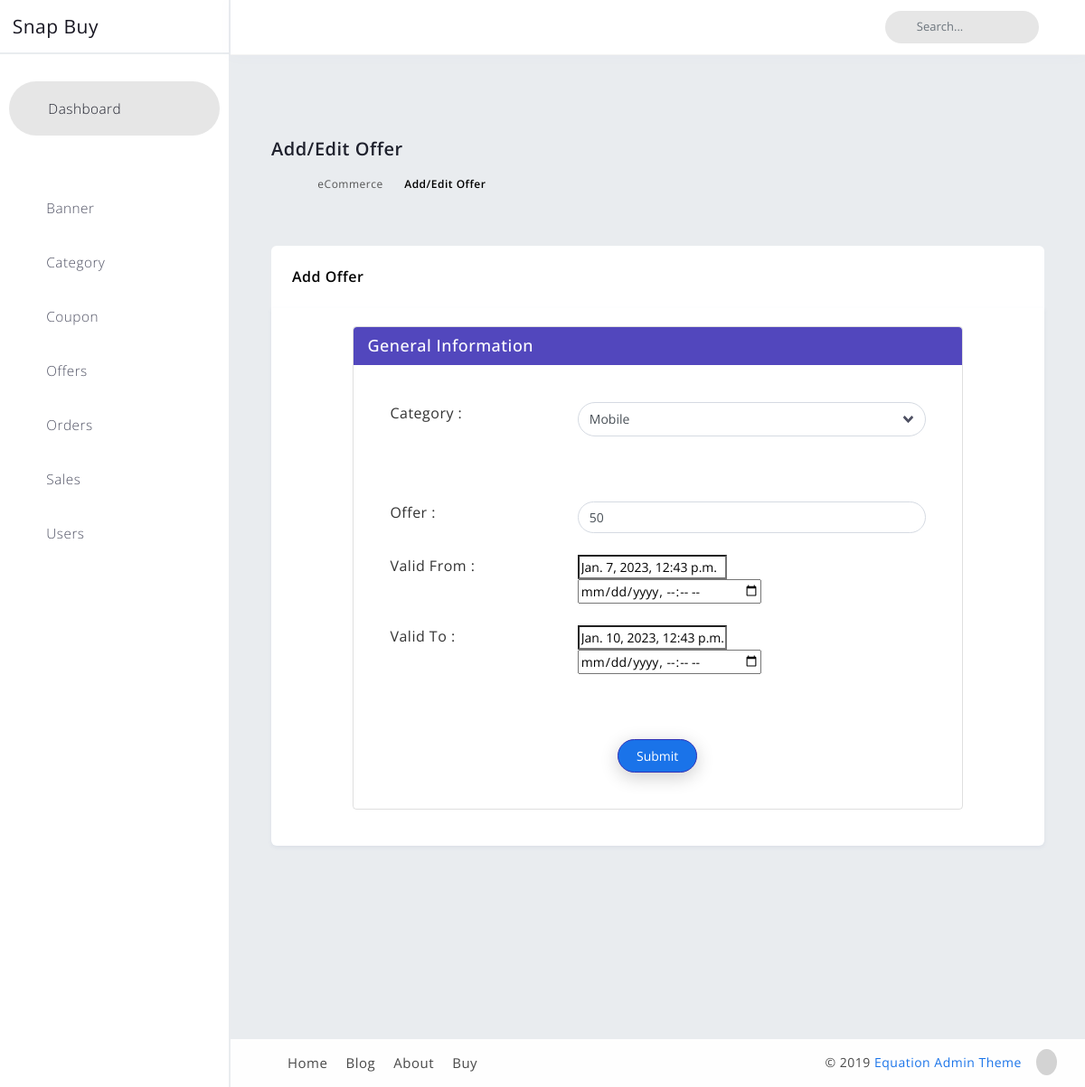
Screenshot of /myadmin/edit-category-offer/11/ with the database file from the repository.
### category_adminside/models.py (models this page shows, shortened)
class CategoryOffer(models.Model):
    category = models.ForeignKey(Category, on_delete=models.CASCADE)
    offer = models.IntegerField(validators=[MinValueValidator(0),MaxValueValidator(100)])
    valid_from = models.DateTimeField()
    valid_to = models.DateTimeField()

class Category(models.Model):
    title =      models.CharField(max_length=200)
    details =     models.TextField()
    cat_image =   models.ImageField(upload_to='categoryimage')
    created_at =  models.DateTimeField(auto_now_add=True)
    def __str__(self):
        return self.title

### myadmin/views.py (the view, shortened to what this page needs)
# urls.py: path('edit-category-offer/<int:id>/',views.edit_catoffer,name='edit_cat_offer'),
def edit_catoffer(request,id):
    try:
         catoffer = CategoryOffer.objects.get(id = id)  #getting the category ,which is to be edited.
    except:
        pass
    category = Category.objects.all()
    a = catoffer.valid_from.strftime("%d/%m/%Y, %H:%M")
    context = {
        'category':category,
        'catoffer':catoffer,
    }
    return render(request,'cat_adminside/addoffer.html',context)

### newcart/views.py (called while the page is built)
def _cart_id_(request):
    cart = request.session.session_key
    if not cart:
        cart = request.session.create()
    return cart

### templates/cat_adminside/addoffer.html (shortened to what this page needs)
{% extends 'cat_adminside/cat_adminbase.html' %}
{% load static %}
{% block blockcontent %}
        <div id="content" class="main-content">
            <div class="container">
                <div class="page-header">
                    <div class="page-title">
                        <h3>Add/Edit Offer</h3>
                        <div class="crumbs">
                            <ul id="breadcrumbs" class="breadcrumb">
                                <li><a href="index.html"><i class="flaticon-home-fill"></i></a></li>
                                <li><a href="#">eCommerce</a></li>
                                <li class="active"><a href="#">Add/Edit Offer</a> </li>
                            </ul>
                        </div>
                    </div>
                </div>
                <div class="row">
                    <div class="col-xl-12 col-lg-12 col-md-12 col-sm-12 col-12 layout-spacing">
                        <div class="statbox widget box box-shadow">
                            <div class="widget-header">
                                <div class="row">
                                    <div class="col-xl-12 col-md-12 col-sm-12 col-12">
                                        <h4>Add Offer </h4>
                                    </div>
                                </div>
                            </div>
                            <div class="widget-content widget-content-area add-category">
                                <div class="row">
                                    <div class="mx-xl-auto col-xl-10 col-md-12">
                                        <div class="card card-default">
                                            <div class="card-heading"><h2 class="card-title"><span>General Information</span></h2></div>
                                            <div class="card-body">
                                                <div class="card-body">
                                                    <form class="form-horizontal" method="POST" enctype="multipart/form-data">
                                                        <div class="form-group mb-4">
                                                            <div class="row">
                                                                <label class="col-md-4">Category :</label>
                                                                <div class="col-md-8">
                                                                    <select class="form-control form-custom mb-4" name="category">
                                                                        <option value="{{catoffer.category.id}}">{{catoffer.category}}</option>
                                                                    </select>
                                                                </div>
                                                            </div>
                                                        </div>
                                                        <div class="form-group mb-4 mt-5">
                                                            <div class="row">
                                                                <label class="col-md-4">Offer  :</label>
                                                                <div class="col-md-8">
                                                                    <input class="form-control" value="{{catoffer.offer}}" name="offer" type="text" >
                                                                </div>
                                                            </div>
                                                        </div>
                                                        <div class="form-group mb-4">
                                                            <div class="row">
                                                                <label class="col-md-4">Valid From :</label>
                                                                <div class="col-md-8">
                                                                    {% if catoffer %}
                                                                    <input name="from" type="" value="{{catoffer.valid_from}}">
                                                                    <br>
                                                                    <input type="datetime-local" name="from">
                                                                    {% else %}
                                                                    <input type="datetime-local" name="from">
                                                                    <span class="text-danger" id="desc-error" ></span>
                                                                    {% endif %}
                                                                </div>
                                                            </div>
                                                        </div>
                                                        <div class="form-group mb-4">
                                                            <div class="row">
                                                                <label class="col-md-4">Valid To :</label>
                                                                <div class="col-md-8">
                                                                    <input  value="{{catoffer.valid_to}}">
                                                                    <br>
                                                                    <input type="datetime-local" value="{{cat_offer.valid_to}}" name="to">
                                                                </div>
                                                            </div>
                                                        </div>
                                                        <div class="align-center">
                                                            <button type="submit" class="btn btn-primary mt-5 ms-5 " onclick="return formvalidation()">Submit</button>
                                                        </div>
                                                    </form>
                                                </div>
                                            </div>
                                        </div>
                                    </div>
                                </div>
                            </div>
                        </div>
                    </div>
                </div>
            </div>
        </div>
{% endblock  %}

### static/adminstyles/assets/css/ecommerce/product-details-2.css (style rules this page uses)
.form-control { border-radius: 4px; border-color: #d5dae2; }

### static/adminstyles/assets/css/ecommerce/addedit_product.css (style rules this page uses)
.row .col-lg-12 .widget .widget-header h4 { color: #000; }
.form-control { font-size: 14px; border-radius: 30px; }
.align-center { text-align: right; margin: 0 auto; }
.card { margin-bottom: 20px; background-color: transparent; }
.card-default > .card-heading { color: #ffffff; padding: 10px 15px; background-color: #5247bd; border-top-left-radius: 4px; border-top-right-radius: 4px; border-bottom: 1px solid #ffffff; }
.card-title { margin: 0px; font-size: 18px; font-weight: 500; }
.form-horizontal .form-group label { font-size: 16px; color: #3b3f5c; }

### static/adminstyles/assets/css/ecommerce/addedit_categories.css (style rules this page uses)
.row .col-lg-12 .widget .widget-header h4 { color: #000; }
.form-control { font-size: 14px; border-radius: 30px; }
.add-category .btn, .add-sub-category .btn { color: #fff; background-color: #3232b7; border-color: #3232b7; border-radius: 30px; box-shadow: 0px 5px 20px 0 rgba(0, 0, 0, 0.2); will-change: opacity, transform; transition: all 0.3s ease-out; -webkit-transition: all 0.3s ease-out; }
.align-center { text-align: right; margin: 0 auto; }
.card { margin-bottom: 20px; background-color: transparent; }
.card-default > .card-heading { color: #fff; padding: 10px 15px; background-color: #5247bd; border-top-left-radius: 4px; border-top-right-radius: 4px; border-bottom: 1px solid #ffffff; }
.card-title { margin: 0px; font-size: 18px; font-weight: 500; }
.form-horizontal .form-group label { font-size: 16px; color: #333; }
input, textarea { -webkit-appearance: none; }
input[type="text"], input[type="email"], input[type="password"], textarea { -webkit-appearance: none; }

### rows the page displays
CategoryOffer: category "Mobile", offer "50", from "Jan. 7, 2023, 12:43 p.m.", valid_to "Jan. 10, 2023, 12:43 p.m."
